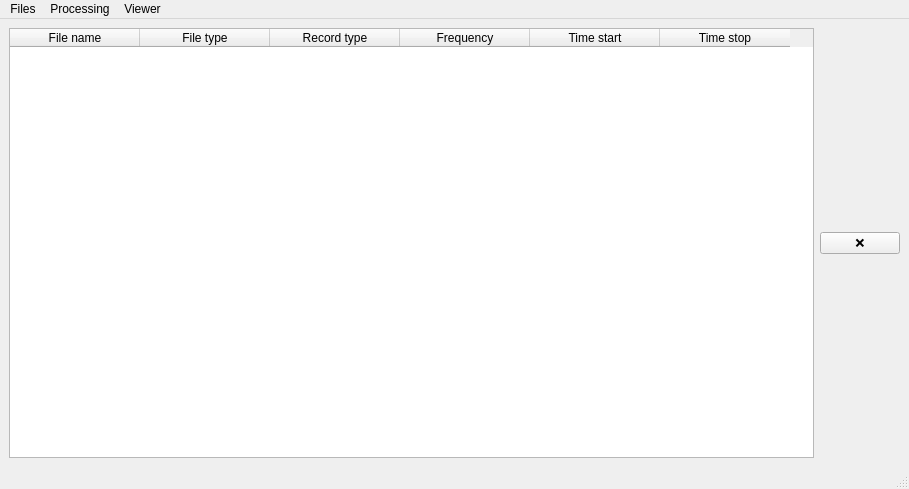
<?xml version="1.0" encoding="UTF-8"?>
<ui version="4.0">
 <class>MainWindow</class>
 <widget class="QMainWindow" name="MainWindow">
  <property name="geometry">
   <rect>
    <x>0</x>
    <y>0</y>
    <width>909</width>
    <height>489</height>
   </rect>
  </property>
  <property name="windowTitle">
   <string>MainWindow</string>
  </property>
  <widget class="QWidget" name="centralwidget">
   <layout class="QHBoxLayout" name="horizontalLayout">
    <item>
     <widget class="QTableWidget" name="gFileInfo">
      <property name="selectionMode">
       <enum>QAbstractItemView::SingleSelection</enum>
      </property>
      <property name="selectionBehavior">
       <enum>QAbstractItemView::SelectRows</enum>
      </property>
      <attribute name="horizontalHeaderDefaultSectionSize">
       <number>130</number>
      </attribute>
      <column>
       <property name="text">
        <string>File name</string>
       </property>
      </column>
      <column>
       <property name="text">
        <string>File type</string>
       </property>
      </column>
      <column>
       <property name="text">
        <string>Record type</string>
       </property>
      </column>
      <column>
       <property name="text">
        <string>Frequency</string>
       </property>
      </column>
      <column>
       <property name="text">
        <string>Time start</string>
       </property>
      </column>
      <column>
       <property name="text">
        <string>Time stop</string>
       </property>
      </column>
     </widget>
    </item>
    <item>
     <widget class="QPushButton" name="bDelRow">
      <property name="text">
       <string>❌</string>
      </property>
     </widget>
    </item>
   </layout>
  </widget>
  <widget class="QMenuBar" name="menubar">
   <property name="geometry">
    <rect>
     <x>0</x>
     <y>0</y>
     <width>909</width>
     <height>22</height>
    </rect>
   </property>
   <widget class="QMenu" name="menuProcessing">
    <property name="title">
     <string>Processing</string>
    </property>
    <addaction name="aSpectrograms"/>
    <addaction name="aCorrelations"/>
   </widget>
   <widget class="QMenu" name="menuArchive">
    <property name="title">
     <string>Files</string>
    </property>
    <addaction name="aLoadFiles"/>
    <addaction name="aFileStitching"/>
   </widget>
   <widget class="QMenu" name="menuViewer">
    <property name="title">
     <string>Viewer</string>
    </property>
    <addaction name="aSpectrumViewer"/>
   </widget>
   <addaction name="menuArchive"/>
   <addaction name="menuProcessing"/>
   <addaction name="menuViewer"/>
  </widget>
  <widget class="QStatusBar" name="statusbar"/>
  <action name="aSpectrograms">
   <property name="text">
    <string>Spectrograms</string>
   </property>
  </action>
  <action name="aCorrelations">
   <property name="text">
    <string>Correlations</string>
   </property>
  </action>
  <action name="aLoadFiles">
   <property name="text">
    <string>Load</string>
   </property>
  </action>
  <action name="aCheckArchive">
   <property name="text">
    <string>Check</string>
   </property>
  </action>
  <action name="aUnpackArchive">
   <property name="text">
    <string>Unpack</string>
   </property>
  </action>
  <action name="aCreateArchive">
   <property name="text">
    <string>Create</string>
   </property>
  </action>
  <action name="aCheckingArchive">
   <property name="text">
    <string>Checking</string>
   </property>
  </action>
  <action name="aFileStitching">
   <property name="text">
    <string>Stitching</string>
   </property>
  </action>
  <action name="aSpectrumViewer">
   <property name="text">
    <string>Spectrum Viewer</string>
   </property>
  </action>
 </widget>
 <resources/>
 <connections/>
</ui>
